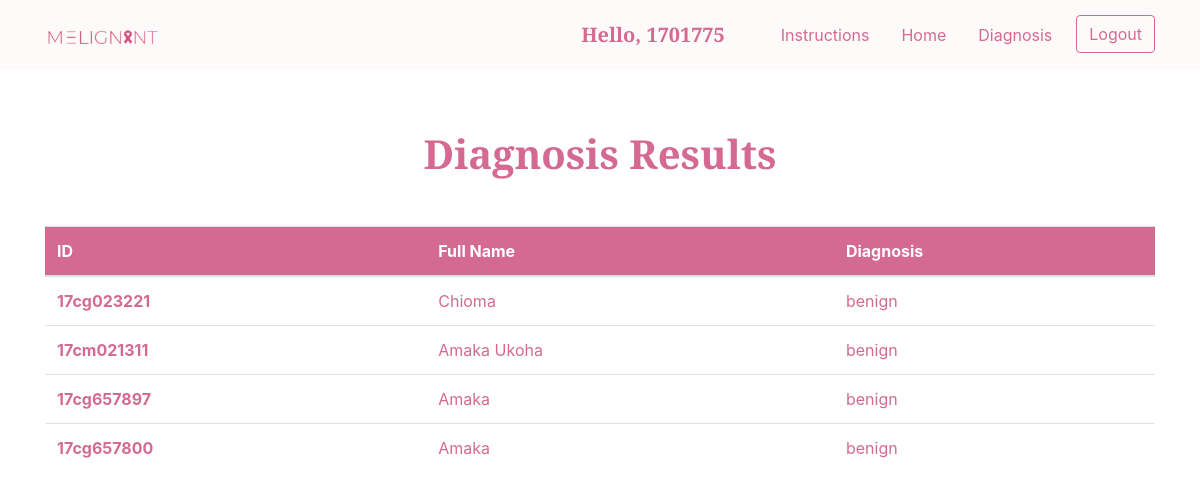
Page /Home/Diagnosis/History (signed in) on the committed database.
### cancer_app/models.py (models this page shows, shortened)
class Patient_data(models.Model):
    patient_name = models.CharField(max_length=100)
    patient_id = models.CharField(
        primary_key=True, max_length=100, default='1701775')
    hist_image = models.FileField(upload_to=None, max_length=254, blank=True)
    diagnosis_result = models.CharField(max_length=100)
    pathologist = models.ForeignKey(User, on_delete=models.CASCADE, null=True)

### cancer_app/views.py (the view)
# urls.py: path('Home/Diagnosis/History', views.history, name='history'),
def history(request):
    patients = Patient_data.objects.filter(pathologist=request.user)
    return render(request, 'cancer_app/history.html', {'patients': patients})

### cancer_app/templates/cancer_app/history.html (shortened to what this page needs)
{% load static %}
<!DOCTYPE html>
<html lang="en">
<head>
    <link rel="stylesheet" href="{% static 'cancer_app/css/history.css' %}">
    <link rel="stylesheet" href="https://stackpath.bootstrapcdn.com/bootstrap/4.5.2/css/bootstrap.min.css">
    <link rel="stylesheet" href="https://stackpath.bootstrapcdn.com/font-awesome/4.7.0/css/font-awesome.min.css">
</head>
<body>
    <nav class="navbar navbar-expand-lg navbar-light">
        <div class="container">
            <a class="navbar-brand" href="{% url 'landingpage' %}">
                <img id="logo" src="{% static 'cancer_app/images/Logo.svg' %}" width="60%">
            </a>
            <div class="collapse navbar-collapse" id="navbarSupportedContent">
                <ul class="navbar-nav ml-auto">
                    <li>
                        <h5 style="color: #D46A92; font-weight: bold; font-family: 'Playfair Display', serif;" class="mr-5 mt-2"> Hello, {{request.user}} </h5>
                    </li>
                    <li>
                        <a class="nav-link mr-3" href="{% url 'instructions' %}">Instructions</a>
                    </li>
                    <li>
                        <a class="nav-link mr-3" href="{% url 'home' %}">Home</a>
                    </li>
                    <li>
                        <a class="nav-link mr-3" href="{% url 'diagnosis' %}">Diagnosis</a>
                    </li>
                    <li class="nav-item">
                        <a href="{% url 'logout' %}"><button id="nav-btn" class="btn" type="submit">Logout</button></a>
                    </li>
            </div>
        </div>
    </nav>
    <div class="container" style="margin-top: 5%;">
        <div class="text-center mb-3">
            <h1 class="header-text mt-4 mb-5">Diagnosis Results</h1>
        </div>
        <table class="table">
            <thead style="background: #D46A92; color: white;">
              <tr>
                <th scope="col">ID</th>
                <th scope="col">Full Name</th>
                <th scope="col">Diagnosis</th>
              </tr>
            </thead>
            <tbody>
                {% for pat in patients %}
                <tr>
                    <th scope="row" class="pid">{{ pat.patient_id }}</th>
                    <td >{{ pat.patient_name }}</td>
                    <td>{{ pat.diagnosis_result }}</td>
                </tr>
                {% endfor %}
            </tbody>
          </table>
    </div>
</body>
</html>

### cancer_app/static/cancer_app/css/history.css (style rules this page uses)
.navbar { background-color: #FEFAFA !important; padding: 0; }
.header-text { font-family: 'Playfair Display', serif; font-weight: bolder; color: #D46A92; }

### cancer_app/templates/cancer_app/history.html (style rules this page uses)
#nav-btn { border: 1px solid #D46A92 !important; color: #D46A92 ; }
.header-text { font-family: 'Playfair Display', serif; font-weight: bolder; color: #D46A92; }
.navbar { background-color: #FEFAFA !important; }
.pid { color: #D46A92; font-weight: bold; }
td { color: #D46A92; }
.nav-link { color: #D46A92 !important; }

### rows in the picture
Patient_data: patient_id "17cg023221", patient_name "Chioma", diagnosis_result "benign"
Patient_data: patient_id "17cm021311", patient_name "Amaka Ukoha", diagnosis_result "benign"
Patient_data: patient_id "17cg657897", patient_name "Amaka", diagnosis_result "benign"
Patient_data: patient_id "17cg657800", patient_name "Amaka", diagnosis_result "benign"

### other values in the picture
{{ request.user }} "1701775"
